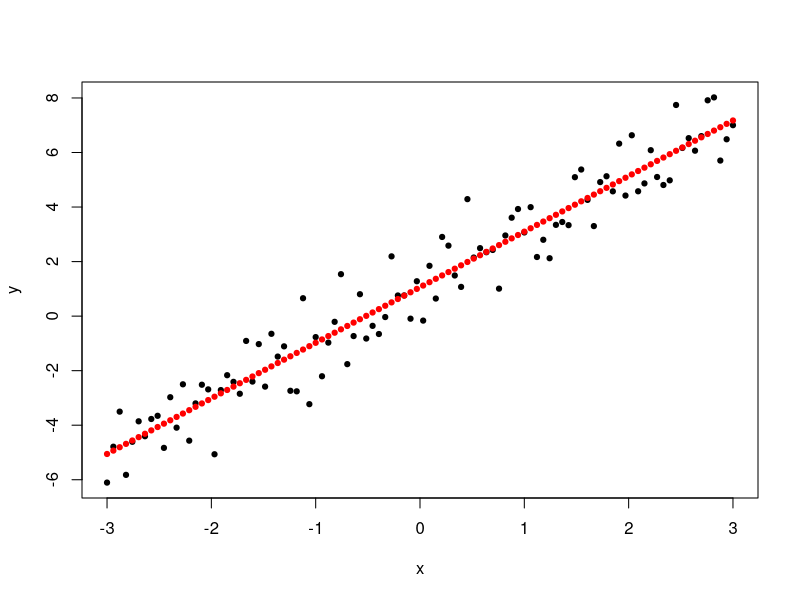

Here is the R script that generated this plot:
## ---- chunk 1
library(stats)    # Stats contains lm
knitr::opts_chunk$set(echo = TRUE)
## ---- chunk 2

###
# Regression.accuracy function -- to return a list with all the regression error values
#
# Based on R functions shared by faculty in Harvard data science class (2021). See references.
#
# Input: truth (y) and predicted (yp) lists.
#
# Return as list with:
# [1] RSS <- sum((y - yp)^2)                # Sum of Squares Estimated (aka SSE) (ISLR p.62)
# [2] RSE <- sqrt(RSS/(N-2))                # Residual Standard Error (ISLR p.66)
# [3] TSS <- sum((y - mean(y))^2)           # Sum of Squares Total (aka SST) (ISLR p.70)
# [4] SSR <- sum((yp - mean(y))^2)          # Sum of Squares Regression (= TSS - RSS)
# [5] R_squared <- (TSS-RSS)/TSS            # R^2 Static (= SSR/TSS) (ISLR p.69)
# [6] SE <- RSE/sqrt(sum((x-mean(x))^2))    # Standard Error

prediction.accuracy = function(truth, predicted) {
    # same length:
    if (length(truth) != length(predicted)) {
        stop("truth and predicted must be same length!")
    }
    # check for missing values (we are going to compute metrics on non-missing
    # values only)
    bKeep = !is.na(truth) & !is.na(predicted)
    predicted = predicted[bKeep]
    truth = truth[bKeep]
    
    # Switch to notation y and yp (y predicted)
    y = truth
    yp = predicted
    
    RSS <- sum((y - yp)^2)                # Sum of Squares Estimated (aka SSE) (ISLR p.62)
    RSE <- sqrt(RSS/(N-2))                # Residual Standard Error (ISLR p.66)
    TSS <- sum((y - mean(y))^2)           # Sum of Squares Total (aka SST) (ISLR p.70)
    SSR <- sum((yp - mean(y))^2)          # Sum of Squares Regression
    R_squared <- (TSS-RSS)/TSS            # R^2 Static (ISLR p.69)
    SE <- RSE/sqrt(sum((x-mean(x))^2))    # Standard Error

    output <- list(RSS=RSS, RSE=RSE, TSS=TSS, SSR=SSR, R_squared=R_squared, SE=SE)
    return(output)
}

## ---- chunk 3

N = 100
sd_delta = 1
slope = 2
intersection = 1

# X has a uniform distribution over a sequence over a range
x <- seq(-3, 3, length=N)

# Y is based on X with a slope, an intercept and normal randomness
y <- intersection + slope*x+rnorm(100, sd=sd_delta)

## ---- chunk 4
 m <- lm(y~x)
 summary(m)
## ---- chunk 5
yp <- predict(m)

# Plot the prediction. Replot and add prediction points:
plot(x, y, pch=19, cex=0.7)
points(x,yp,col="red",pch=19,cex=0.7)

## ---- chunk 6

lm.accuracy <- prediction.accuracy(y, yp)

# output <- list(RSS=RSS, RSE=RSE, TSS=TSS, SSR=SSR, R_squared=R_squared, SE=SE)
# We can pull the list elements one by one like this with [[]]
# RSS <- lm.accuracy[[1]]
# Since it is a named list, we can use the $ notation as follows
RSS <- lm.accuracy$RSS                # Sum of Squares Estimated (aka SSE) (ISLR p.62)
RSE <- lm.accuracy$RSE                # Residual Standard Error (ISLR p.66)
TSS <- lm.accuracy$TSS           # Sum of Squares Total (aka SST) (ISLR p.70)
SSR <- lm.accuracy$SSR          # Sum of Squares Regression
R_squared <- lm.accuracy$R_squared            # R^2 Static (ISLR p.69)
SE <- lm.accuracy$SE    # Standard Error

cat(' RSS = ', RSS, '..............Sum of Squares Estimated (aka SSE) (ISLR p.62)')
cat('\n RSE = ', RSE, '.............Residual Standard Error (ISLR p.66)')
cat('\n TSS = ', TSS, '..............Sum of Squares Total (aka SST) (ISLR p.70)')
cat('\n SSR = ', SSR, '..............Sum of Squares Regression (TSS-RSS)')
cat('\n R^2 = ', R_squared, '.............R^2 Static (TSS-RSS)/TSS (ISLR p.69)')
cat('\n SE = ', SE, '.............Standard Error')

